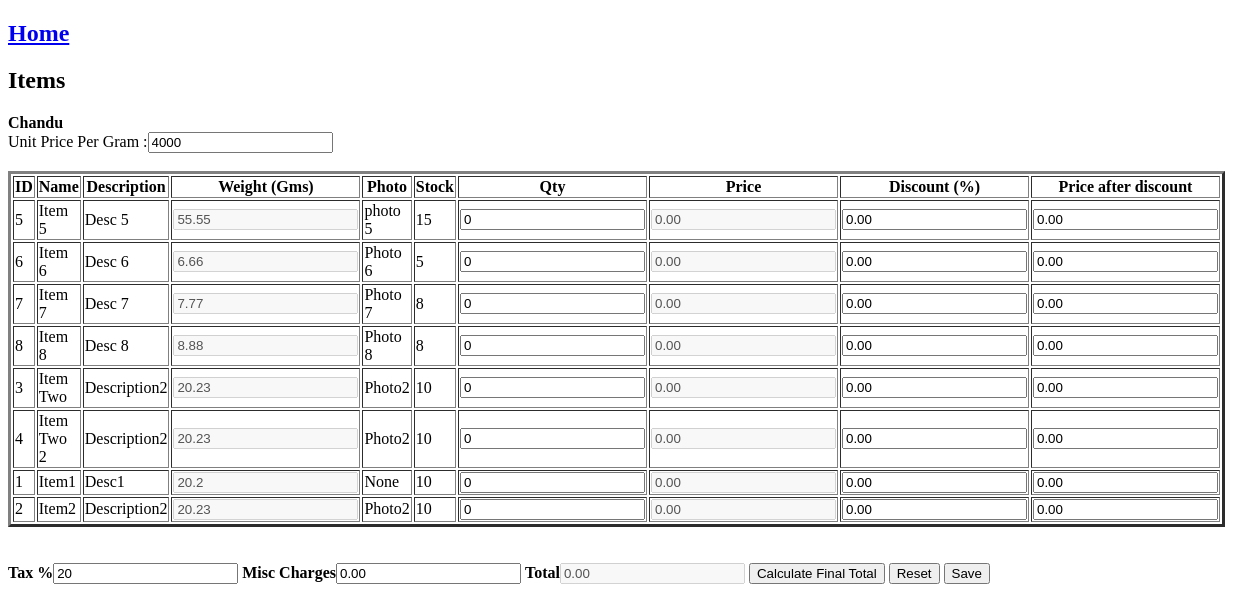
Page /transactions/6/ on the earlier database version.
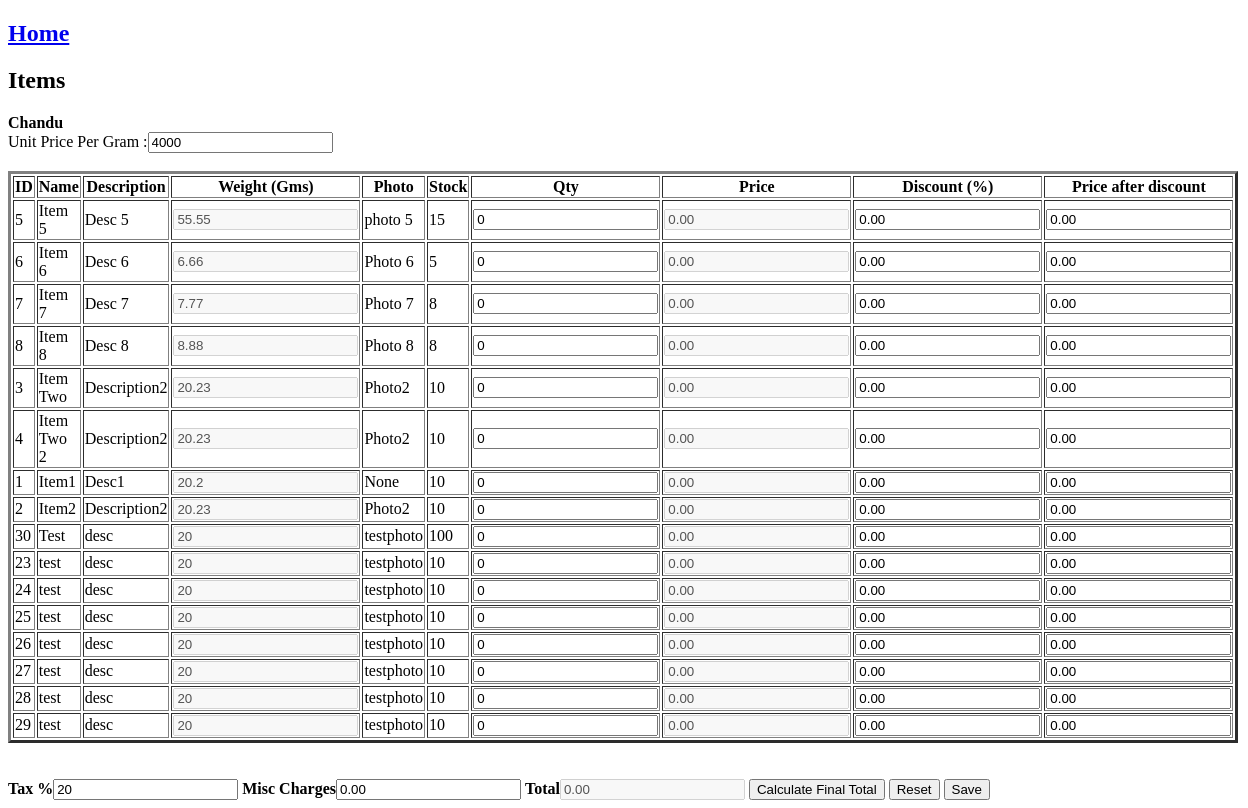
Same page on the later database version.
### tables this page shows
CREATE TABLE "customer" (
	"id"	INTEGER NOT NULL PRIMARY KEY AUTOINCREMENT UNIQUE,
	"name"	TEXT NOT NULL,
	"mob1"	INTEGER NOT NULL,
	"mob2"	INTEGER NOT NULL,
	"address"	TEXT NOT NULL,
	"city"	TEXT NOT NULL,
	"aadhar_card"	TEXT NOT NULL,
	"photo"	TEXT NOT NULL,
	"created_date"	TEXT NOT NULL
);

CREATE TABLE "item" (
	"id"	INTEGER NOT NULL PRIMARY KEY AUTOINCREMENT UNIQUE,
	"name"	TEXT NOT NULL,
	"desc"	TEXT NOT NULL,
	"weight"	NUMERIC NOT NULL,
	"photo"	TEXT,
	"created_date"	TEXT NOT NULL,
	"stock"	INTEGER DEFAULT 0.0
);

### api.py (the view)
@app.route('/transactions/<id>/')
def transactions(id):
    c = customer.get(id)
    items = item.items()
    return render_template("transactions.html",customer=c,items=items)

### customer.py (called while the page is built)
    def get(self,id):
        sql = "select * from customer where id = ?"
        result = self.cur.execute(sql,(id,))
        rows = result.fetchall()
        return rows

### item.py (called while the page is built)
    def items(self,k='name',v='asc'):
        sql = "select * from item where stock>0 order by " + k + ' ' + v
        result = self.cur.execute(sql)
        rows = result.fetchall()
        return rows

### templates/transactions.html (shortened to what this page needs)
<!DOCTYPE html>
<html>
<head>
</head>
<body>
    <h2><a href='/'>Home</a></h2>
    <h2>Items</h2>
        <strong>{{customer[0][1]}}</strong>
        <form id="transaction_form" method="POST" action="/transaction/{{customer[0][0]}}/">
        Unit Price Per Gram :<input type="number" id="unit_price" name="unit_price" value="4000" ><br><br>
        <div>
        <table id="data_table" style="width:1000px" border="3">
            <th>ID</th>
            <th>Name</th>
            <th>Description</th>
            <th>Weight (Gms)</th>
            <th>Photo</th>
            <th>Stock</th>
            <th>Qty</th>
            <th>Price</th>
            <th>Discount (%)</th>
            <th>Price after discount</th>
            {% for c in items %}
            <tr>
                <td>{{c[0]}}</td>
                <td>{{c[1]}}</td>
                <td>{{c[2]}}</td>
                <td><input id="weight{{c[0]}}" name="weight{{c[0]}}" value="{{c[3]}}" disabled></td>
                <td>{{c[4]}}</td>
                <td>{{c[6]}}</td>
                <td><input id="qty{{c[0]}}" name="qty{{c[0]}}" type="number" value="0" onchange="calculatePrice()"></td>
                <td><input id="price{{c[0]}}" name="price{{c[0]}}" value="0.00" disabled></td>
                <td><input id="discount{{c[0]}}" name="discount{{c[0]}}" type="number"  value="0.00"  onchange="calculateDiscountedPrice()"></td>
                <td><input id="total_price{{c[0]}}" name="total_price{{c[0]}}" value="0.00" ></td>
            </tr>
            {% endfor %}
        </table><br><br>
        <Strong>Tax %</Strong><input id="tax" name="tax" value="20" >
        <Strong>Misc Charges</Strong><input id="misc" name="misc" value="0.00" >
        <Strong>Total</Strong><input id="grand_total" name="grand_total" value="0.00" disabled>
        <button type="button" onclick="calculateGrandTotal();return false;">Calculate Final Total</button>
        <button type = "button" onclick="reset();return false;">Reset</button>
        <input type="Submit" value="Save" >
    </form>
</body>
</html>

Differences in the rows shown:
added item: id "30", name "Test", desc "desc", weight "20", photo "testphoto", stock "100"
added item: id "23", name "test", desc "desc", weight "20", photo "testphoto", stock "10"
added item: id "24", name "test", desc "desc", weight "20", photo "testphoto", stock "10"
added item: id "25", name "test", desc "desc", weight "20", photo "testphoto", stock "10"
added item: id "26", name "test", desc "desc", weight "20", photo "testphoto", stock "10"
added item: id "27", name "test", desc "desc", weight "20", photo "testphoto", stock "10"
added item: id "28", name "test", desc "desc", weight "20", photo "testphoto", stock "10"
added item: id "29", name "test", desc "desc", weight "20", photo "testphoto", stock "10"
